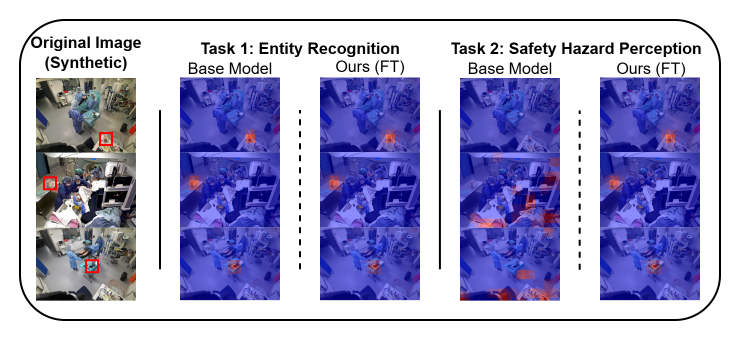
#> input picture fig/CAM.png, 1488 x 688 px (shown at 1/2 size)
$ python cai.py
#> lines starting #> are read from the running program, lines starting #| are printed output that depends on the picture
#> the answer given: ../fig
import os
from PIL import Image, ImageFile

# 允许处理可能被截断的图像文件
ImageFile.LOAD_TRUNCATED_IMAGES = True


def crop_white_borders(image_path):
    """
    裁剪图片的白色边框 (此函数与前一版本相同，确保其健壮性)
    参数:
        image_path: 图片文件路径
    返回:
        裁剪后的 PIL Image 对象, 或在出错时返回 None,
        或在无需裁剪/边界无效时返回原始图像的副本.
    """
#> called with image_path = '../fig/CAM.png'
    try:
        with Image.open(image_path) as img:
#> img is the input picture: PIL image 1488x688 RGBA; mean R, G, B, A 33.6, 31.8, 69.7, 119.5
            original_img_for_return = img.copy()
            # 模式转换
            if img.mode == "P" and "transparency" in img.info:
                img = img.convert("RGBA")
            elif img.mode in ("LA", "PA"):
                img = img.convert("RGBA")
            elif img.mode not in ("RGB", "L", "RGBA"):  # L=grayscale, RGBA is also fine
                img = img.convert("RGB")

            gray_img = img.convert("L")
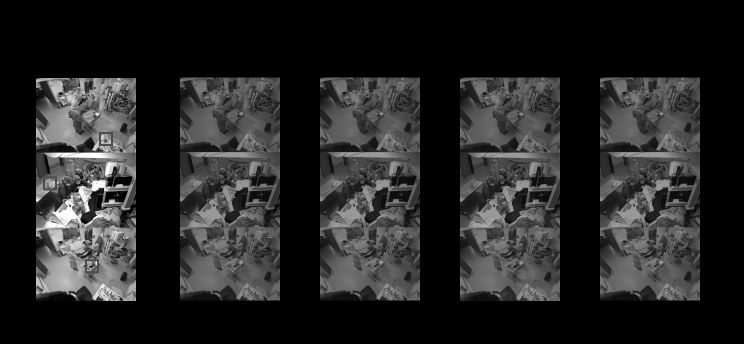
#> gray_img: PIL image 1488x688 L (shown at 1/2 size); min 0, max 255, mean 36.7
            width, height = gray_img.size
#> width = 1488; height = 688

            if width == 0 or height == 0:  # 处理空图像
                return original_img_for_return

            white_threshold = 245

            # --- 寻找边界 ---
            left = 0
            for x in range(width):
                is_white_column = True
                for y_scan in range(height):  # 使用 y_scan 避免与外部 y 冲突
                    if gray_img.getpixel((x, y_scan)) <= white_threshold:
                        is_white_column = False
                        break
                if not is_white_column:
                    left = x
                    break
            else:  # 所有列都是白色
                return original_img_for_return

            right = width - 1
#> right = 1487
            for x in range(width - 1, -1, -1):
                is_white_column = True
                for y_scan in range(height):
                    if gray_img.getpixel((x, y_scan)) <= white_threshold:
                        is_white_column = False
                        break
                if not is_white_column:
                    right = x
                    break

            top = 0
            for y in range(height):
                is_white_row = True
                for x_scan in range(width):  # 使用 x_scan 避免与外部 x 冲突
                    if gray_img.getpixel((x_scan, y)) <= white_threshold:
                        is_white_row = False
                        break
                if not is_white_row:
                    top = y
                    break
            else:  # 所有行都是白色
                return original_img_for_return

            bottom = height - 1
#> bottom = 687
            for y in range(height - 1, -1, -1):
                is_white_row = True
                for x_scan in range(width):
                    if gray_img.getpixel((x_scan, y)) <= white_threshold:
                        is_white_row = False
                        break
                if not is_white_row:
                    bottom = y
                    break

            if left >= right or top >= bottom:  # 边界无效
                return original_img_for_return

            cropped_img = img.crop((left, top, right + 1, bottom + 1))
            return cropped_img
    except FileNotFoundError:
        print(f"错误: 文件未找到 {image_path}")
        return None
    except Exception as e:
        print(f"裁剪 {image_path} 时出错: {e}")
        try:  # 尝试返回原始图像的副本，如果主逻辑失败但文件可读
            with Image.open(image_path) as fallback_img:
                return fallback_img.copy()
        except Exception:
            return None


def process_folder(folder_path, base_output_folder_path):
    """
    处理源文件夹中的所有图片,进行裁剪、放缩。
    PNG图片将转换为JPG。
    处理后的图片将保存在 base_output_folder_path 下，并镜像源文件夹的目录结构。
    每个子文件夹内的图片将从1开始重新编号。

    参数:
        folder_path: 要处理的源文件夹路径 (例如: /path/to/j)
        base_output_folder_path: 保存处理后图片的基准输出文件夹路径 (例如: /path/to/j_processed)
    """
    valid_extensions = [".jpg", ".jpeg", ".png", ".bmp", ".gif", ".webp", ".tiff"]

    for root, dirs, files in os.walk(folder_path):
        if os.path.abspath(root).startswith(os.path.abspath(base_output_folder_path)):
            dirs[:] = [
                d
                for d in dirs
                if not os.path.abspath(os.path.join(root, d)).startswith(
                    os.path.abspath(base_output_folder_path)
                )
            ]
            continue

        relative_path_from_input_root = os.path.relpath(root, folder_path)
        output_dir_for_current_root = os.path.join(
            base_output_folder_path, relative_path_from_input_root
        )

        if not os.path.exists(output_dir_for_current_root):
            os.makedirs(output_dir_for_current_root)

        image_files_in_current_root = sorted(
            [f for f in files if os.path.splitext(f)[1].lower() in valid_extensions]
        )

        if not image_files_in_current_root:
            if files:
                print(f"注意: 目录 '{root}' 中没有支持的图片文件。")
            elif not dirs and relative_path_from_input_root != ".":
                print(f"注意: 目录 '{root}' 为空或不含图片。")
            elif relative_path_from_input_root == "." and not dirs and not files:
                print(f"注意: 源文件夹 '{root}' 为空。")
            continue

        print(f"处理目录: {root}  ->  输出到: {output_dir_for_current_root}")
        image_counter_for_this_folder = 1

        for file_name in image_files_in_current_root:
            original_file_path = os.path.join(root, file_name)
            original_file_extension = os.path.splitext(file_name)[1].lower()

            try:
                processed_img = crop_white_borders(original_file_path)
                if processed_img is None:
                    print(f"  跳过: {file_name} (裁剪/读取失败)")
                    continue

                try:
                    resized_img = processed_img.resize(
                        (1024, 1024), Image.Resampling.LANCZOS
                    )
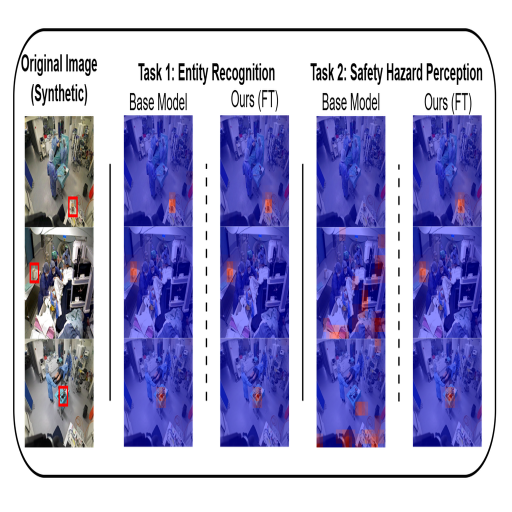
#> resized_img: PIL image 1024x1024 RGBA (shown at 1/2 size); mean R, G, B, A 34.4, 32.6, 71.6, 119.5; transparent parts drawn white
                except AttributeError:  # 兼容旧版 Pillow
                    resized_img = processed_img.resize((1024, 1024), Image.LANCZOS)

                # --- 文件名和格式处理 ---
                image_to_save_final = resized_img
                output_target_extension = original_file_extension

                new_numbered_file_name_stem = str(image_counter_for_this_folder)

                if original_file_extension == ".png":
                    output_target_extension = ".jpg"  # PNGs will be saved as JPG

                    # 处理透明度 (转换为RGB，透明部分填充白色)
                    if image_to_save_final.mode == "RGBA":
                        background = Image.new(
                            "RGB", image_to_save_final.size, (255, 255, 255)
                        )
#> background: PIL image 1024x1024 RGB; every value is 255
                        # 确保有alpha通道可用作mask
                        if len(image_to_save_final.split()) == 4:
                            alpha_channel = image_to_save_final.split()[3]
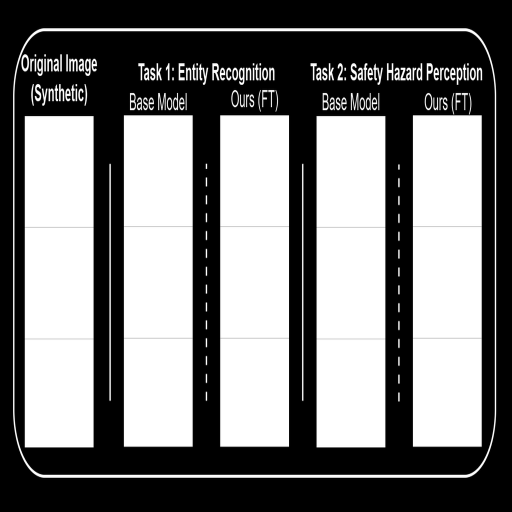
#> alpha_channel: PIL image 1024x1024 L (shown at 1/2 size); min 0, max 255, mean 119.5
                            background.paste(image_to_save_final, (0, 0), alpha_channel)
                        else:  # 如果没有alpha通道（理论上RGBA模式应该有）
                            background.paste(image_to_save_final, (0, 0))  # 直接粘贴
                        image_to_save_final = background
                    elif image_to_save_final.mode == "P":  # 带调色板的PNG也可能有透明度
                        # 先尝试转换为RGBA处理透明度
                        try:
                            img_rgba = image_to_save_final.convert("RGBA")
                            background = Image.new(
                                "RGB", img_rgba.size, (255, 255, 255)
                            )
                            if len(img_rgba.split()) == 4:
                                alpha_channel = img_rgba.split()[3]
                                background.paste(img_rgba, (0, 0), alpha_channel)
                            else:
                                background.paste(img_rgba, (0, 0))
                            image_to_save_final = background
                        except (
                            ValueError
                        ):  # 如果转换RGBA失败（例如，P模式但无透明度信息）
                            image_to_save_final = image_to_save_final.convert(
                                "RGB"
                            )  # 直接转RGB
                    elif image_to_save_final.mode not in (
                        "RGB",
                        "L",
                    ):  # L (grayscale) is fine for JPEG
                        image_to_save_final = image_to_save_final.convert("RGB")

                    pillow_save_format = "JPEG"

                else:  # 非PNG文件，按原格式处理
                    pillow_save_format = original_file_extension.upper().replace(
                        ".", ""
                    )
                    if pillow_save_format == "JPG":  # Pillow bevorzugt "JPEG"
                        pillow_save_format = "JPEG"

                new_file_full_path = os.path.join(
                    output_dir_for_current_root,
                    new_numbered_file_name_stem + output_target_extension,
                )

                # --- 保存逻辑 ---
                if pillow_save_format == "JPEG":
                    # 确保非PNG转JPEG时也是RGB (对于P模式JPG等)
                    if (
                        image_to_save_final.mode == "P"
                        and original_file_extension != ".png"
                    ):  # 检查是否是原始P模式且非已处理的PNG
                        image_to_save_final = image_to_save_final.convert("RGB")
                    elif (
                        image_to_save_final.mode == "RGBA"
                        and original_file_extension != ".png"
                    ):  # 原始RGBA (非PNG)转JPG
                        image_to_save_final = image_to_save_final.convert(
                            "RGB"
                        )  # 简单转换，可能丢失透明度信息

                    # 对于灰度图'L'，Pillow可以直接保存为JPEG
                    if (
                        image_to_save_final.mode not in ("RGB", "L")
                        and original_file_extension != ".png"
                    ):
                        image_to_save_final = image_to_save_final.convert("RGB")

                    image_to_save_final.save(new_file_full_path, "JPEG", quality=95)

                elif pillow_save_format == "BMP":
                    if image_to_save_final.mode not in ("RGB", "L", "P", "1"):
                        image_to_save_final = image_to_save_final.convert("RGB")
                    image_to_save_final.save(new_file_full_path, "BMP")

                elif pillow_save_format == "GIF":
                    if image_to_save_final.mode != "P":
                        image_to_save_final = image_to_save_final.convert(
                            "RGB"
                        ).convert(
                            "P", palette=Image.ADAPTIVE, dither=Image.FLOYDSTEINBERG
                        )
                    save_all_frames = (
                        hasattr(image_to_save_final, "n_frames")
                        and image_to_save_final.n_frames > 1
                        and hasattr(image_to_save_final, "is_animated")
                        and image_to_save_final.is_animated
                    )
                    image_to_save_final.save(
                        new_file_full_path,
                        "GIF",
                        save_all=save_all_frames,
                        duration=image_to_save_final.info.get("duration", 100),
                        loop=image_to_save_final.info.get("loop", 0),
                    )

                elif pillow_save_format == "WEBP":
                    # WEBP支持RGB和RGBA，如果想保留透明度（来自非PNG的WEBP），需要额外处理
                    if image_to_save_final.mode == "P":  # P模式的WEBP转RGB或RGBA
                        if "transparency" in image_to_save_final.info:
                            image_to_save_final = image_to_save_final.convert("RGBA")
                        else:
                            image_to_save_final = image_to_save_final.convert("RGB")
                    image_to_save_final.save(new_file_full_path, "WEBP", quality=90)

                elif pillow_save_format == "TIFF":
                    image_to_save_final.save(new_file_full_path, "TIFF")

                else:  # 其他在 valid_extensions 中的格式
                    try:
                        image_to_save_final.save(new_file_full_path, pillow_save_format)
                    except ValueError:  # Pillow无法识别格式字符串时，尝试让其自动推断
                        image_to_save_final.save(new_file_full_path)

                print(
                    f"    已处理: {file_name}  ->  {new_numbered_file_name_stem + output_target_extension}"
                )
                image_counter_for_this_folder += 1

            except Exception as e:
                print(f"  处理 {original_file_path} 时发生意外错误: {e}")


if __name__ == "__main__":
    input_folder_path_str = input("请输入要处理的源文件夹路径 (例如: j): ")

    if os.path.exists(input_folder_path_str) and os.path.isdir(input_folder_path_str):
        normalized_input_path = os.path.normpath(input_folder_path_str)
        input_folder_name = os.path.basename(normalized_input_path)
        parent_dir_of_input = os.path.dirname(normalized_input_path)
        mirrored_output_root_name = f"{input_folder_name}_processed"
        mirrored_output_root_path = os.path.join(
            parent_dir_of_input, mirrored_output_root_name
        )

        if not parent_dir_of_input or parent_dir_of_input == normalized_input_path:
            mirrored_output_root_path = os.path.join(
                os.getcwd(), mirrored_output_root_name
            )
            print(
                f"输入文件夹 '{normalized_input_path}' 似乎是驱动器根目录或特殊路径。"
            )
            print(f"输出将创建在当前工作目录下的 '{mirrored_output_root_name}' 中。")

        if not os.path.exists(mirrored_output_root_path):
            os.makedirs(mirrored_output_root_path)
            print(f"创建主输出目录: {mirrored_output_root_path}")
        else:
            print(
                f"主输出目录已存在: {mirrored_output_root_path} (将在此基础上创建或更新文件)"
            )

        print(f"\n处理后的图片将镜像源文件夹 '{normalized_input_path}' 的结构,")
        print(f"并将PNG图片转换为JPG格式保存在 '{mirrored_output_root_path}' 中。")
        print("(每个子文件夹内的图片将从1开始重新编号)\n")

        process_folder(normalized_input_path, mirrored_output_root_path)
        print("\n所有图片处理完成！")
    elif not os.path.exists(input_folder_path_str):
        print(f"错误: 指定的源文件夹 '{input_folder_path_str}' 不存在。")
    else:  # 路径存在但不是一个文件夹
        print(f"错误: 指定的源路径 '{input_folder_path_str}' 不是一个文件夹。")

$ run again, on fig/case.png
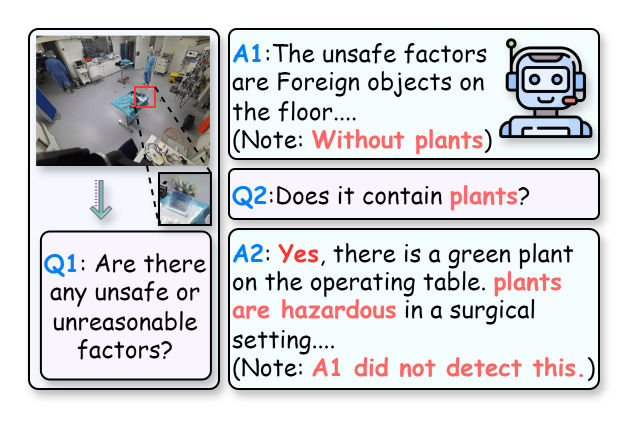
#> input picture fig/case.png, 1268 x 852 px (shown at 1/2 size)
#> in crop_white_borders, img is the input picture: PIL image 1268x852 RGBA; mean R, G, B, A 144.6, 144.8, 147.7, 189.4
#> in process_folder, `resized_img = processed_img.resize( (1024, 1024), Image.Resampling.LAN..`:
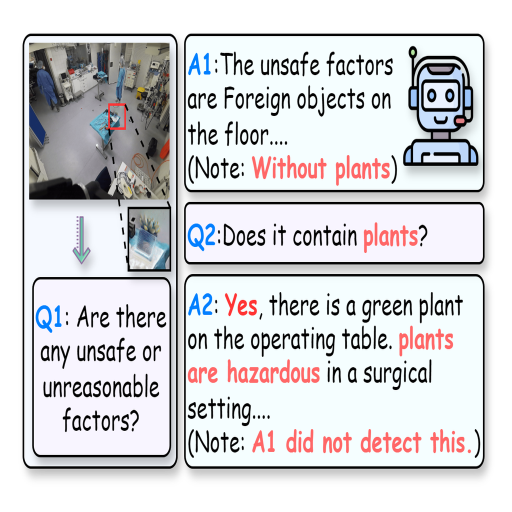
#> resized_img: PIL image 1024x1024 RGBA (shown at 1/2 size); mean R, G, B, A 144.8, 144.9, 147.7, 189.3; transparent parts drawn white
#> in process_folder, `alpha_channel = image_to_save_final.split()[3]`:
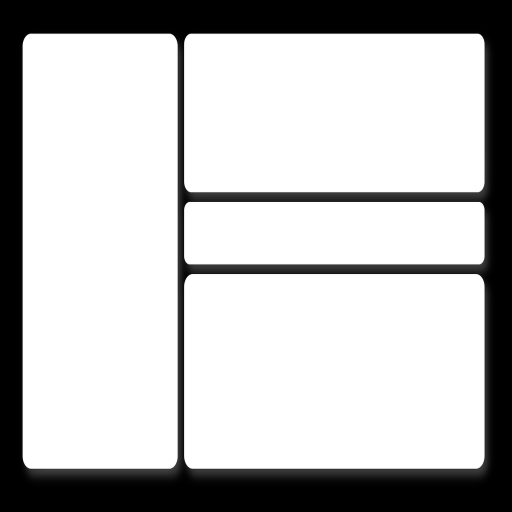
#> alpha_channel: PIL image 1024x1024 L (shown at 1/2 size); min 0, max 255, mean 189.3

$ run again, on fig/main_framework.png
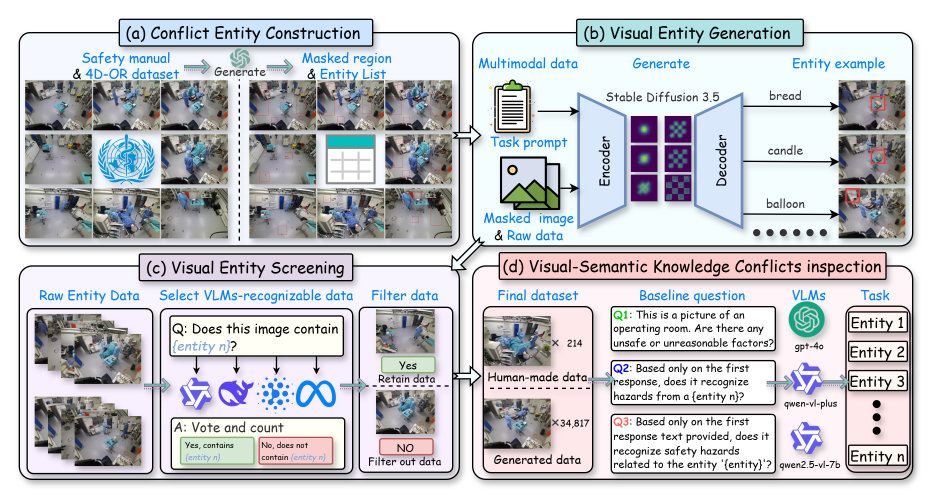
#> input picture fig/main_framework.png, 2804 x 1508 px (shown at 1/3 size)
#> in crop_white_borders, img is the input picture: PIL image 2804x1508 RGBA; mean R, G, B, A 155.3, 156.5, 161.6, 214.7
#> in process_folder, `resized_img = processed_img.resize( (1024, 1024), Image.Resampling.LAN..`:
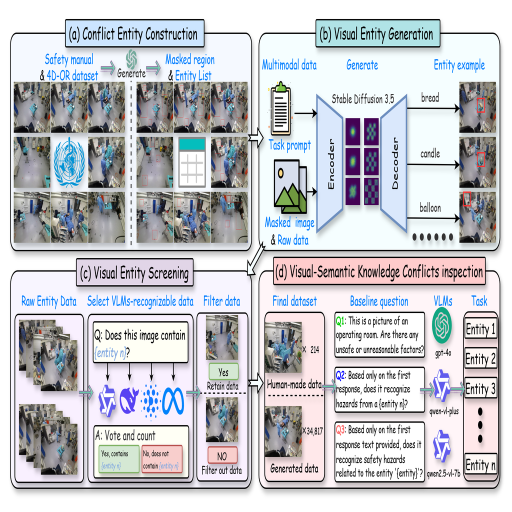
#> resized_img: PIL image 1024x1024 RGBA (shown at 1/2 size); mean R, G, B, A 155.4, 156.7, 161.7, 214.7; transparent parts drawn white
#> in process_folder, `alpha_channel = image_to_save_final.split()[3]`:
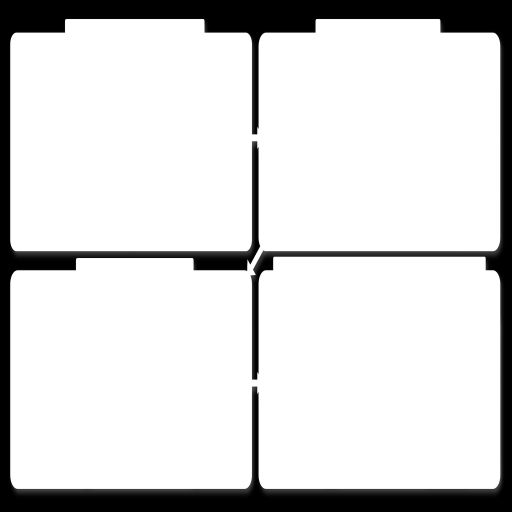
#> alpha_channel: PIL image 1024x1024 L (shown at 1/2 size); min 0, max 255, mean 214.7
